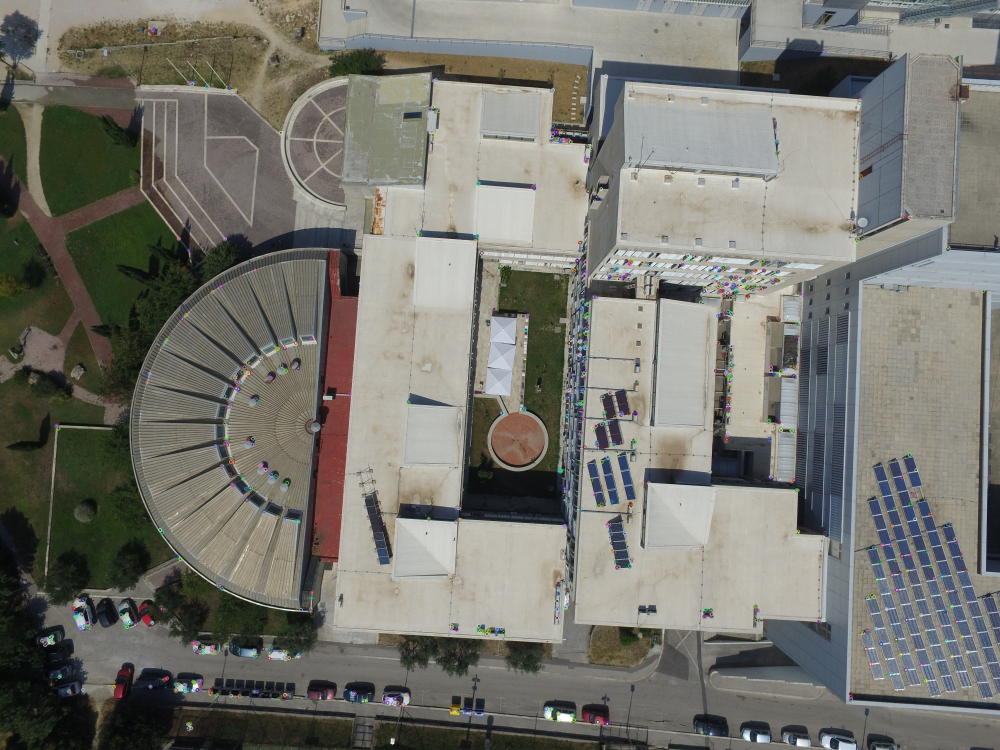
//> input picture orb_50_default.jpg, 2000 x 1500 px (shown at 1/2 size)
$ ./main ../orb_50_default.jpg   (built with g++ and OpenCV 4)
//> lines starting //> are read from the running program, lines starting //| are printed output that depends on the picture
#include <iostream>
#include <opencv2/core.hpp>
#include <opencv2/imgcodecs.hpp>
#include <opencv2/imgproc.hpp>
#include "SiftFeatureFinder.hpp"
#include "SurfFeatureFinder.hpp"
#include "OrbFeatureFinder.hpp"
#include "FeatureMatcher.hpp"
#include "Util.hpp"
#include <opencv2/calib3d.hpp>

using namespace std;
using namespace cv;
using namespace Pano;

std::vector<UMat> loadImages(String path) {
//> called with path = "../orb_50_default.jpg"
    vector<UMat> images;

    vector<String> files;
    glob(path, files, false);

    for (int i = 0; i < files.size(); ++i) {
        Mat im = imread(files[i]);
//> im is the input picture: 1500 rows x 2000 cols, CV_8UC3; mean B, G, R 110.1, 117.4, 117.9
        Mat im_scale;
        resize(im, im_scale, Size(), 0.5, 0.5);
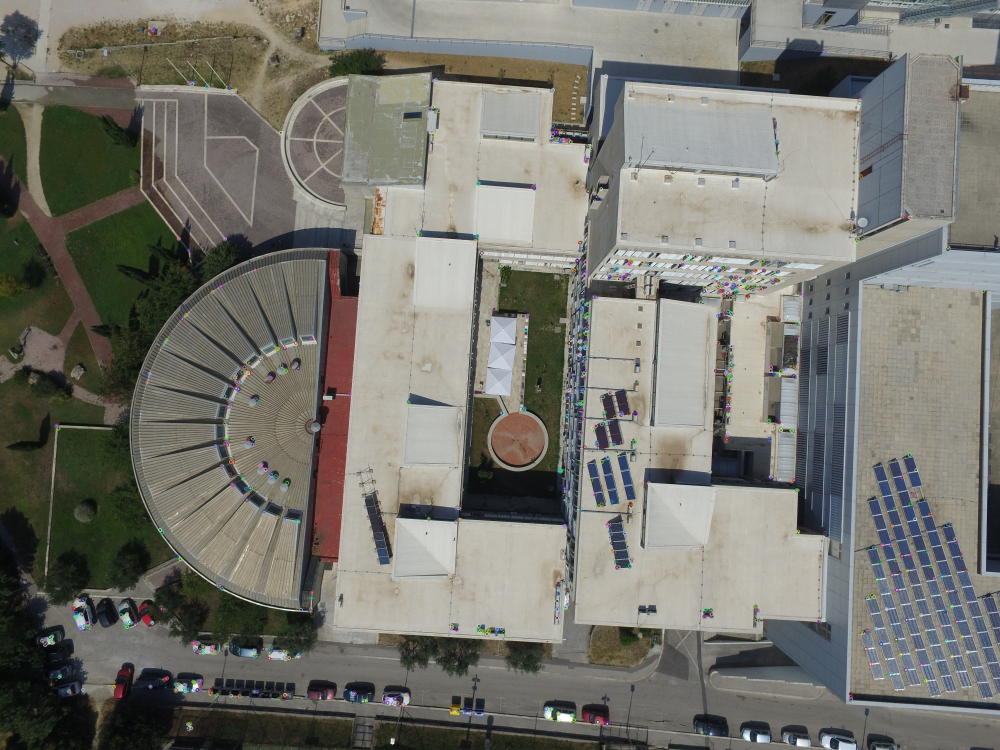
//> im_scale: 750 rows x 1000 cols, CV_8UC3; mean B, G, R 110.2, 117.5, 118
        images.push_back(im_scale.getUMat(ACCESS_READ));
//> images = 1 item
        //images.push_back(imread(files[i]).getUMat(ACCESS_READ));
    }

    return images;
}

int main(int argc, char *argv[]) {
    String path = argv[1];

    std::vector<UMat> imgs = loadImages(path);
//> imgs = 1 item

//> (the run ends here: the program needs code that is not available in this run, at `Ptr<SurfFeatureFinder> finder = makePtr<SurfFeatureFinder>(800);`)
